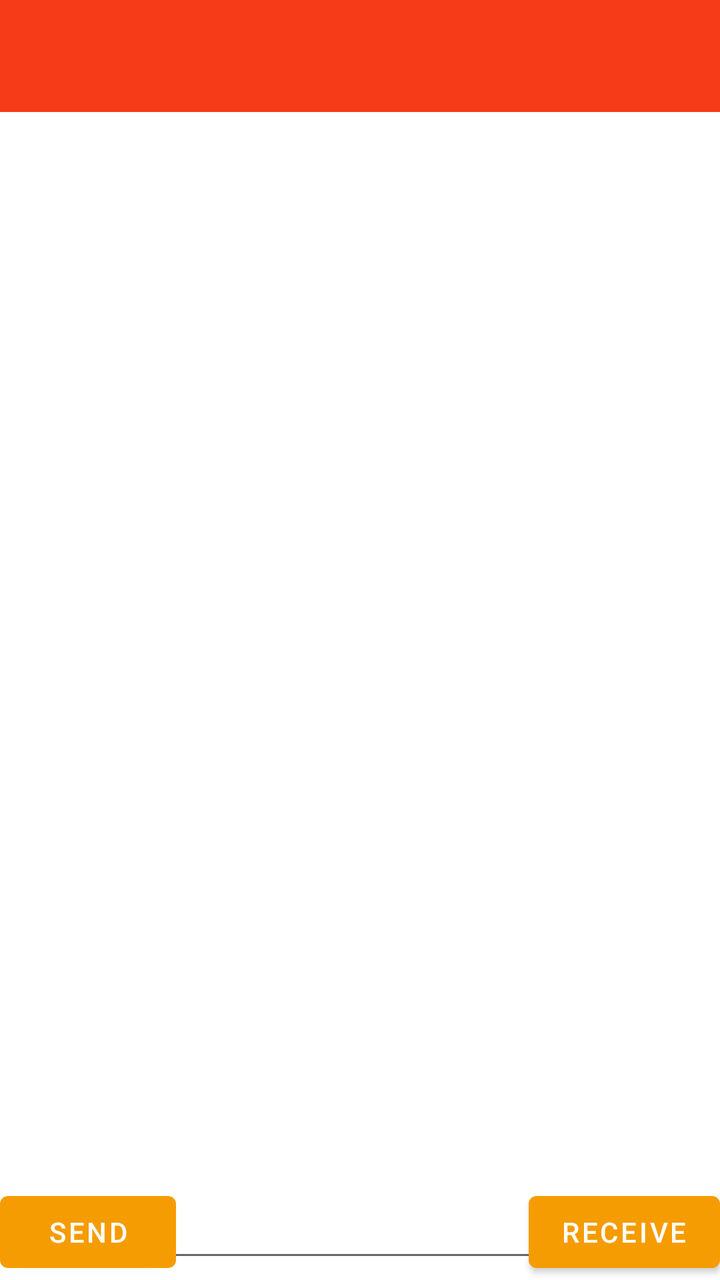
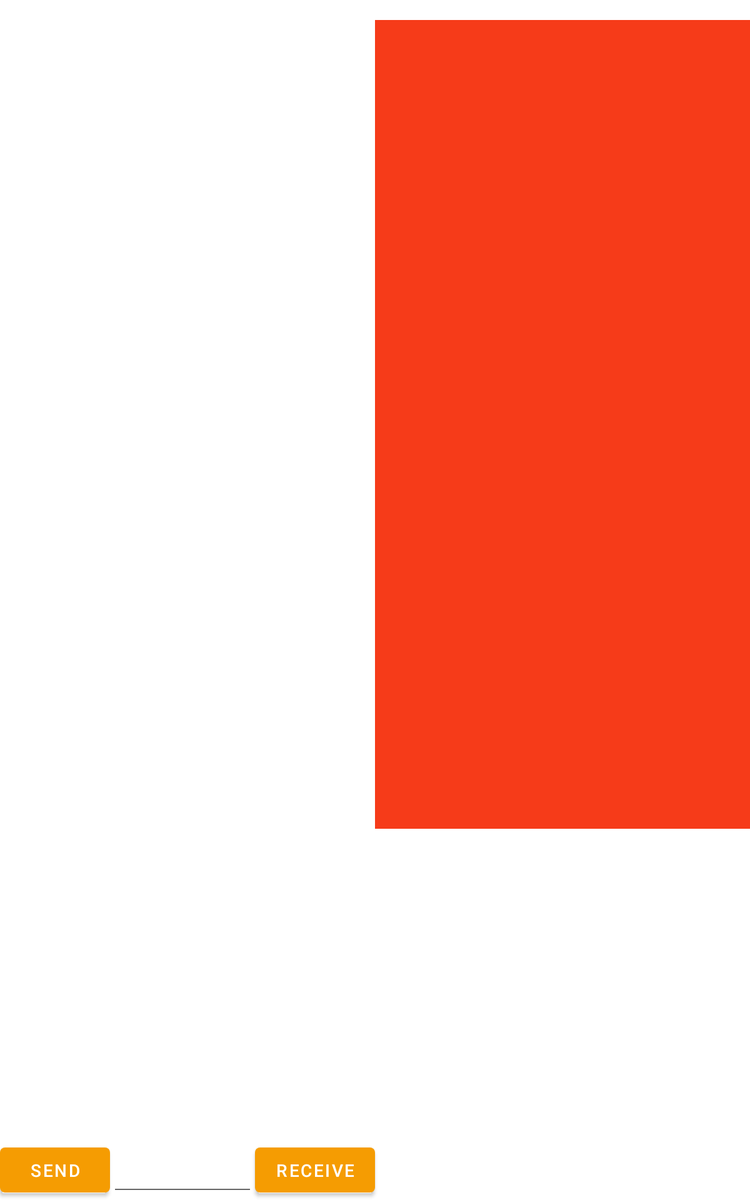

Compare how this app lays out the same screen by default and in its alternative resource folder. The renders come first, then the two layout files and the values they reference.
<!-- AndroidManifest.xml: application theme Theme.IbrahimsAndroidLabs -->
<!-- res/layout/activity_chat_room.xml -->
<?xml version="1.0" encoding="utf-8"?>
<LinearLayout xmlns:android="http://schemas.android.com/apk/res/android"
    xmlns:app="http://schemas.android.com/apk/res-auto"
    xmlns:tools="http://schemas.android.com/tools"
    android:layout_width="match_parent"
    android:layout_height="match_parent">

    <FrameLayout
        android:id="@+id/fragmentLocation"
        android:layout_width="match_parent"
        android:layout_height="match_parent">


        <androidx.appcompat.widget.Toolbar
            android:id="@+id/toolbar"
            android:layout_width="match_parent"
            android:layout_height="wrap_content"
            android:background="@color/my_secondary"
            app:layout_constraintEnd_toEndOf="parent"
            app:layout_constraintStart_toStartOf="parent"
            app:layout_constraintTop_toTopOf="parent" />


        <androidx.constraintlayout.widget.ConstraintLayout
            android:layout_width="match_parent"
            android:layout_height="match_parent"
            tools:context=".ChatRoom">


            <androidx.recyclerview.widget.RecyclerView
                android:id="@+id/recycleView"
                android:layout_width="0dp"
                android:layout_height="0dp"
                android:layout_marginTop="70dp"
                app:layout_constraintBottom_toBottomOf="parent"

                app:layout_constraintEnd_toEndOf="parent"
                app:layout_constraintStart_toStartOf="parent"
                app:layout_constraintTop_toTopOf="parent" />

            <Button
                android:id="@+id/sendBtn"
                android:layout_width="wrap_content"
                android:layout_height="wrap_content"
                android:text="Send"
                app:layout_constraintBottom_toBottomOf="parent"
                app:layout_constraintStart_toStartOf="parent" />

            <Button
                android:id="@+id/receiveBtn"
                android:layout_width="wrap_content"
                android:layout_height="wrap_content"
                android:text="Receive"
                app:layout_constraintBottom_toBottomOf="parent"
                app:layout_constraintEnd_toEndOf="parent" />

            <EditText
                android:id="@+id/textInput"
                android:layout_width="wrap_content"
                android:layout_height="wrap_content"
                android:layout_marginStart="50dp"
                android:layout_marginEnd="8dp"
                android:layout_marginBottom="4dp"
                android:ems="10"
                android:inputType="textPersonName"
                app:layout_constraintBottom_toBottomOf="parent"
                app:layout_constraintEnd_toStartOf="@+id/receiveBtn"
                app:layout_constraintHorizontal_bias="0.705"
                app:layout_constraintStart_toEndOf="@+id/sendBtn" />


        </androidx.constraintlayout.widget.ConstraintLayout>
    </FrameLayout>
</LinearLayout>
<!-- resources referenced by this layout -->
<resources>
  <color name="my_secondary">#F63B19</color>
  <style name="Theme.IbrahimsAndroidLabs" parent="Theme.MaterialComponents.DayNight.DarkActionBar">
          
          <item name="colorPrimary">@color/my_primary</item>
  
          
          <item name="colorSecondary">@color/my_secondary</item>
  
          
          <item name="android:statusBarColor"> @color/my_statusbar</item>
          
  
          
          <item name="android:textColor">@color/my_text</item>
  
      </style>
  <color name="my_primary">#F59C02</color>
  <color name="my_statusbar">#5AB0FB</color>
  <color name="my_text">#0A43ED</color>
</resources>
<!-- res/layout-sw600dp/activity_chat_room.xml (the repository's variant of the layout above) -->
<!-- drawn on a 7-inch tablet held upright -->
<?xml version="1.0" encoding="utf-8"?>
<androidx.constraintlayout.widget.ConstraintLayout xmlns:android="http://schemas.android.com/apk/res/android"
    xmlns:app="http://schemas.android.com/apk/res-auto"
    xmlns:tools="http://schemas.android.com/tools"
    android:layout_width="match_parent"
    android:layout_height="match_parent"
    tools:context=".ChatRoom">


    <androidx.recyclerview.widget.RecyclerView
        android:id="@+id/recycleView"
        android:layout_width="300dp"
        android:layout_height="0dp"
        app:layout_constraintBottom_toTopOf="@+id/textInput"

        app:layout_constraintStart_toStartOf="parent"
        app:layout_constraintTop_toTopOf="parent"

        />

    <Button
        android:id="@+id/sendBtn"
        android:layout_width="wrap_content"
        android:layout_height="wrap_content"
        android:text="Send"
        app:layout_constraintBottom_toBottomOf="parent"
        app:layout_constraintStart_toStartOf="parent" />

    <Button
        android:id="@+id/receiveBtn"
        android:layout_width="wrap_content"
        android:layout_height="wrap_content"
        android:text="Receive"
        app:layout_constraintBottom_toBottomOf="parent"
        app:layout_constraintEnd_toEndOf="@+id/recycleView" />

    <EditText
        android:id="@+id/textInput"
        android:layout_width="0dp"
        android:layout_height="wrap_content"

        android:inputType="textPersonName"
        app:layout_constraintBottom_toBottomOf="parent"
        app:layout_constraintEnd_toStartOf="@+id/receiveBtn"
        app:layout_constraintStart_toEndOf="@+id/sendBtn" />


    <FrameLayout
        android:id="@+id/fragmentLocation"
        android:layout_width="958dp"
        android:layout_height="647dp"
        android:layout_marginTop="16dp"
        android:background="@color/my_secondary"
        app:layout_constraintEnd_toEndOf="parent"
        app:layout_constraintHorizontal_bias="0.0"
        app:layout_constraintStart_toEndOf="@+id/recycleView"
        app:layout_constraintTop_toTopOf="parent" />

</androidx.constraintlayout.widget.ConstraintLayout>
